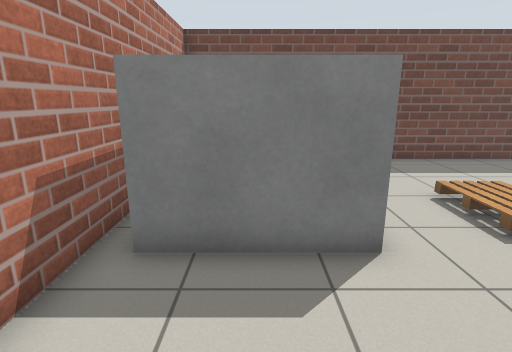
[1] (above)

17 first-person views from a walk through a Gazebo world. The camera is 1.2 m above the floor, tilts 14° down and sees 80° across. The floor is counted in squares, 0.5 m on a side. Each view is taken from the middle of a square. On the plan, view 1 faces up. The plan holds only what a view shows up to about 18 squares ahead; the rest is blank. Gazebo's built-in surfaces are drawn with simple patterns. Simple shapes stand in for some stock models.

[2]
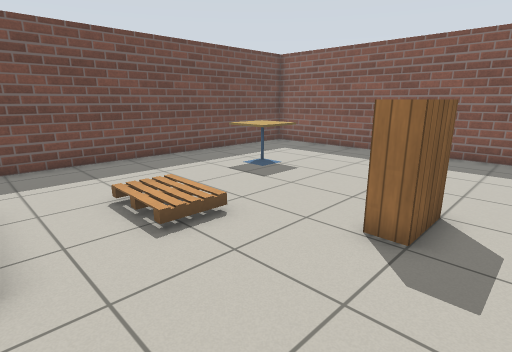

[3]
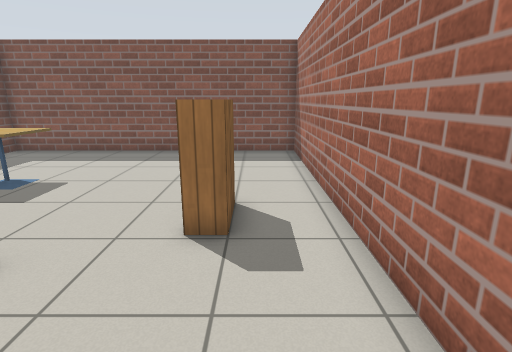

[4]
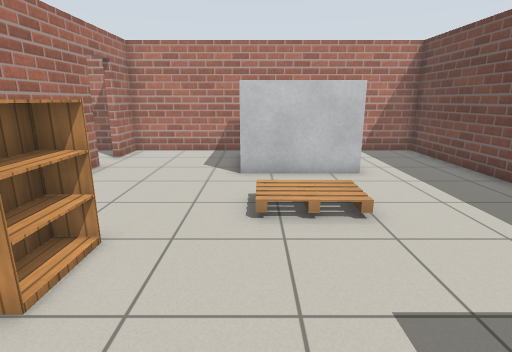

[5]
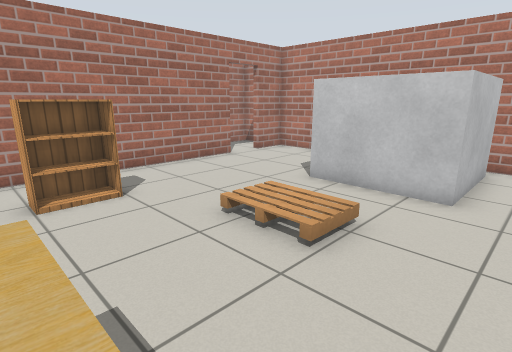

[6]
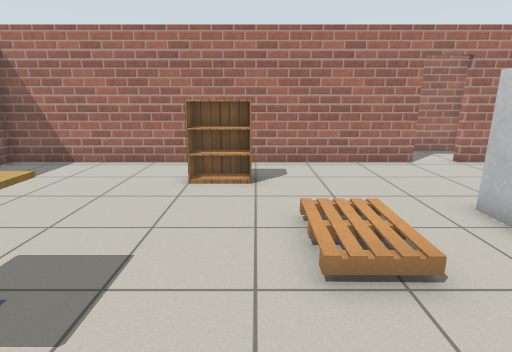

[7]
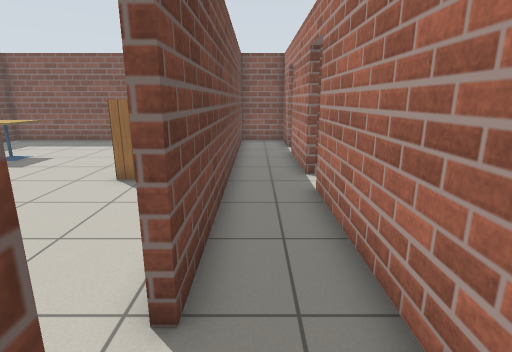

[8]
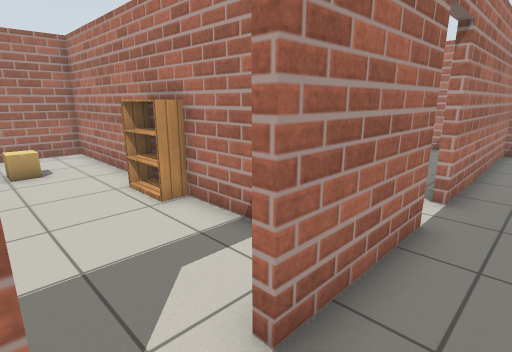

[9]
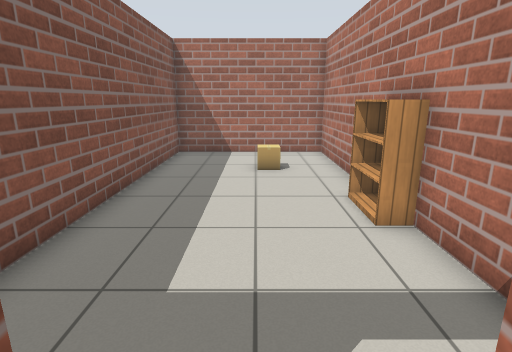

[10]
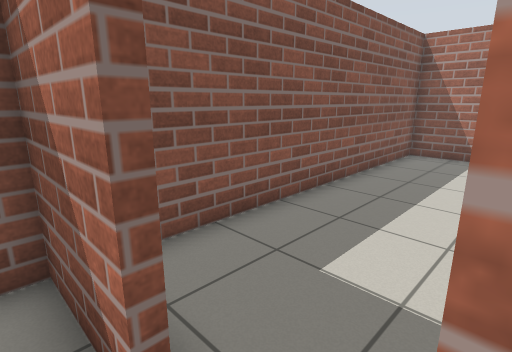

[11]
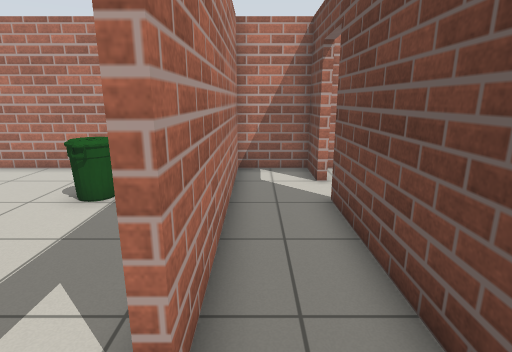

[12]
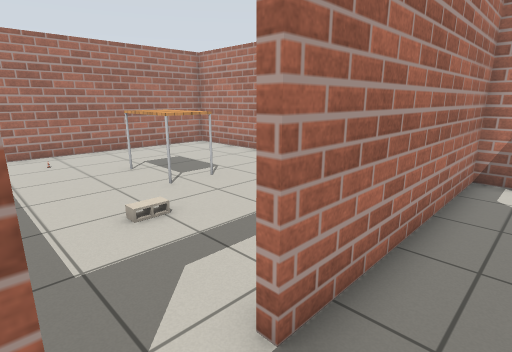

[13]
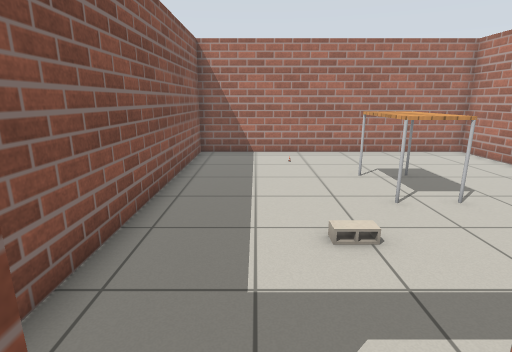

[14]
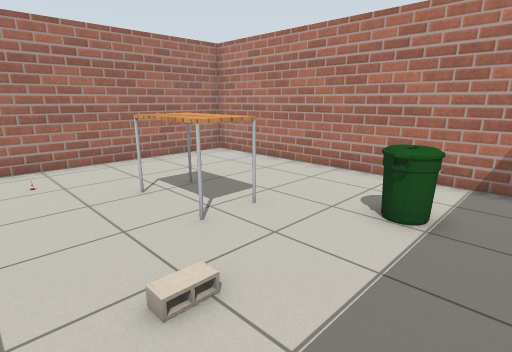

[15]
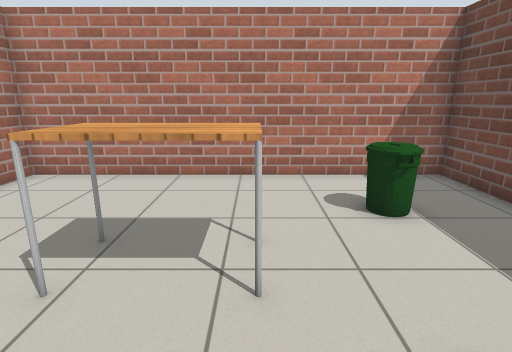

[16]
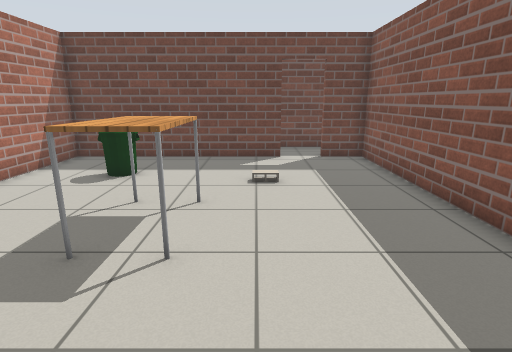

[17]
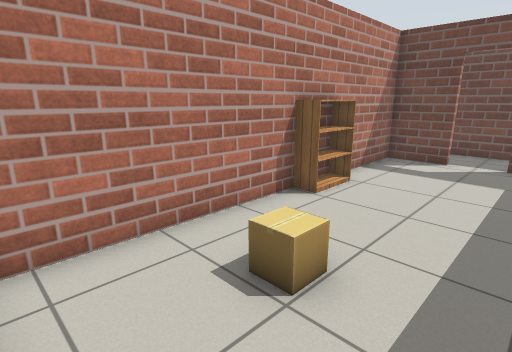

### Floor plan
Ten units are one square. View 1 is at (0, 0); x grows to the right and y downward. Boxes are objects, and circles mark ways between rooms. Rooms are numbered by the first view taken in them; rooms with no view inside come last. Other rooms are left out.
<svg viewBox="-32 -130 204 308">
<path fill="none" stroke="#000" d="M8 8 166 8 166 -125 -27 -125 -27 8 -10 8M78 36 121 36M139 36 166 36 166 11M-10 11 -27 11 -27 36 61 36M164 11 8 11M96 86 96 39 78 39M61 39 -27 39 -27 173 96 173 96 104M99 104 99 173 167 173 167 52M121 39 99 39 99 86"/>
<rect x="-25" y="-85" width="50" height="40" fill="#bbb"><title>other object</title></rect>
<rect x="45" y="-75" width="20" height="30" fill="#bbb"><title>pallet</title></rect>
<rect x="65" y="-25" width="30" height="10" fill="#bbb"><title>bookshelf</title></rect>
<rect x="95" y="-95" width="20" height="20" fill="#bbb"><title>cafe table</title></rect>
<rect x="-5" y="65" width="20" height="10" fill="#bbb"><title>bin</title></rect>
<rect x="15" y="95" width="20" height="30" fill="#bbb"><title>table</title></rect>
<rect x="45" y="75" width="10" height="10" fill="#bbb"><title>cinder block</title></rect>
<rect x="55" y="145" width="10" height="10" fill="#bbb"><title>other object</title></rect>
<rect x="95" y="85" width="10" height="20" fill="#bbb"><title>bookshelf</title></rect>
<rect x="115" y="135" width="20" height="10" fill="#bbb"><title>cardboard box</title></rect>
<circle cx="-5" cy="10" r="3" fill="#2a7"/>
<circle cx="65" cy="40" r="3" fill="#2a7"/>
<circle cx="130" cy="40" r="3" fill="#2a7"/>
<text x="70" y="-60">1</text>
<text x="70" y="20">2</text>
<text x="40" y="110">3</text>
<text x="130" y="110">4</text>
</svg>
Room 1 opens to room 2. Room 2 opens to room 3. Room 2 opens to room 4.

Where each view was taken, in squares from view 1:
view 1: 0 up, 0 right, facing up
view 2: 0 up, 2 right, facing up-right
view 3: 1 up, 2 right, facing right
view 4: 5 up, 12 right, facing left
view 5: 10 up, 10 right, facing down-left
view 6: 11 up, 7 right, facing down
view 7: 2 down, 2 left, facing right
view 8: 2 down, 14 right, facing down-left
view 9: 3 down, 13 right, facing down
view 10: 3 down, 12 right, facing down-right
view 11: 3 down, 8 right, facing left
view 12: 2 down, 8 right, facing down-left
view 13: 3 down, 7 right, facing down
view 14: 5 down, 7 right, facing down-left
view 15: 10 down, 7 right, facing left
view 16: 17 down, 5 right, facing up
view 17: 17 down, 15 right, facing up-left
